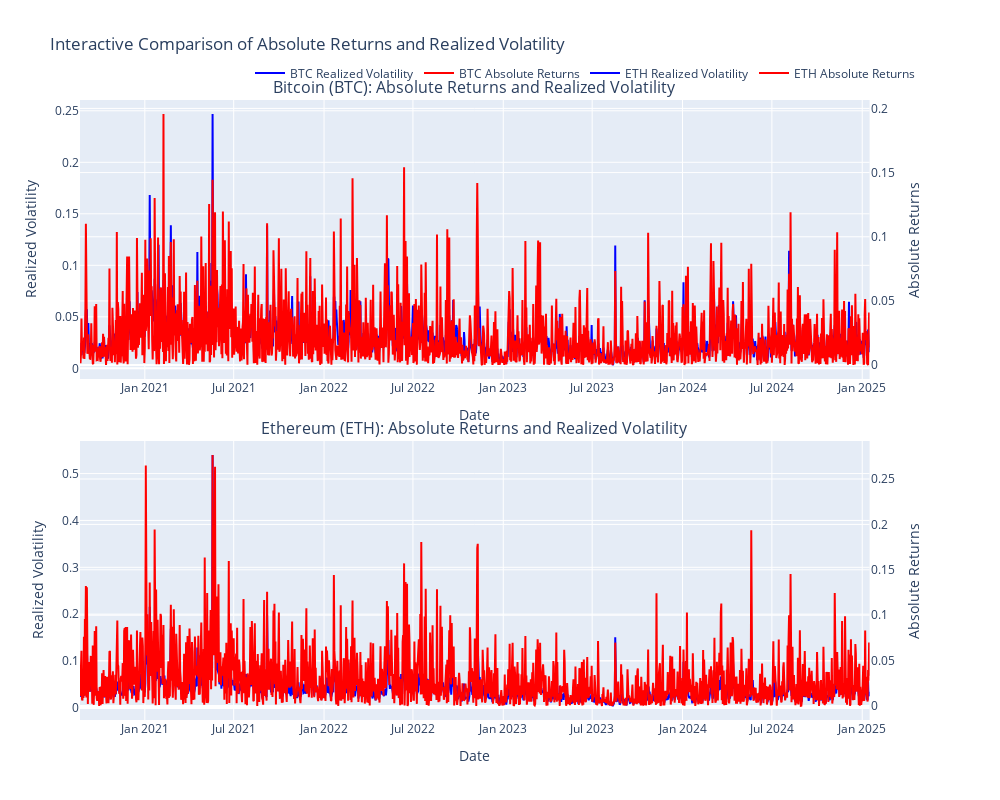

The code cell stored with this chart in its notebook:
### Code cell
# Calculate absolute returns
abs_returns = daily_returns_aligned.abs()

# Create an interactive plot with Plotly for absolute returns
fig = make_subplots(rows=2, cols=1, 
                    subplot_titles=("Bitcoin (BTC): Absolute Returns and Realized Volatility", 
                                   "Ethereum (ETH): Absolute Returns and Realized Volatility"),
                    vertical_spacing=0.1,
                    specs=[[{"secondary_y": True}], 
                           [{"secondary_y": True}]])

# Add traces for BTC
# Realized volatility on primary y-axis
fig.add_trace(
    go.Scatter(x=rv5_sqrt_aligned.index, y=rv5_sqrt_aligned['BTCUSDT'],
               name="BTC Realized Volatility", line=dict(color='blue')),
    row=1, col=1
)

# Absolute returns on secondary y-axis
fig.add_trace(
    go.Scatter(x=abs_returns.index, y=abs_returns['BTCUSDT'],
               name="BTC Absolute Returns", line=dict(color='red')),
    row=1, col=1, secondary_y=True
)

# Add traces for ETH
# Realized volatility on primary y-axis
fig.add_trace(
    go.Scatter(x=rv5_sqrt_aligned.index, y=rv5_sqrt_aligned['ETHUSDT'],
               name="ETH Realized Volatility", line=dict(color='blue')),
    row=2, col=1
)

# Absolute returns on secondary y-axis
fig.add_trace(
    go.Scatter(x=abs_returns.index, y=abs_returns['ETHUSDT'],
               name="ETH Absolute Returns", line=dict(color='red')),
    row=2, col=1, secondary_y=True
)

# Update x and y axis labels
fig.update_xaxes(title_text="Date", row=1, col=1)
fig.update_xaxes(title_text="Date", row=2, col=1)

fig.update_yaxes(title_text="Realized Volatility", row=1, col=1)
fig.update_yaxes(title_text="Absolute Returns", secondary_y=True, row=1, col=1)

fig.update_yaxes(title_text="Realized Volatility", row=2, col=1)
fig.update_yaxes(title_text="Absolute Returns", secondary_y=True, row=2, col=1)

# Update layout
fig.update_layout(
    height=800,
    width=1000,
    title_text="Interactive Comparison of Absolute Returns and Realized Volatility",
    legend=dict(
        orientation="h",
        yanchor="bottom",
        y=1.02,
        xanchor="right",
        x=1
    )
)

# Show the figure
fig.show()

### Figure 1 — Plotly figure (JSON) as saved in the notebook; plotly's stock layout.template omitted (floating-point values rounded to 4 significant figures; data arrays with more than 128 entries replaced by an {"elided": "..."} marker saying what was removed)
{"data": [{"line": {"color": "blue"}, "name": "BTC Realized Volatility", "type": "scatter", "x": {"elided": "1609 str values"}, "xaxis": "x", "y": {"elided": "1609 float values"}, "yaxis": "y"}, {"line": {"color": "red"}, "name": "BTC Absolute Returns", "type": "scatter", "x": {"elided": "1609 str values"}, "xaxis": "x", "y": {"elided": "1609 float values"}, "yaxis": "y2"}, {"line": {"color": "blue"}, "name": "ETH Realized Volatility", "type": "scatter", "x": {"elided": "1609 str values"}, "xaxis": "x2", "y": {"elided": "1609 float values"}, "yaxis": "y3"}, {"line": {"color": "red"}, "name": "ETH Absolute Returns", "type": "scatter", "x": {"elided": "1609 str values"}, "xaxis": "x2", "y": {"elided": "1609 float values"}, "yaxis": "y4"}], "layout": {"annotations": [{"font": {"size": 16}, "showarrow": false, "text": "Bitcoin (BTC): Absolute Returns and Realized Volatility", "x": 0.47, "xanchor": "center", "xref": "paper", "y": 1, "yanchor": "bottom", "yref": "paper"}, {"font": {"size": 16}, "showarrow": false, "text": "Ethereum (ETH): Absolute Returns and Realized Volatility", "x": 0.47, "xanchor": "center", "xref": "paper", "y": 0.45, "yanchor": "bottom", "yref": "paper"}], "height": 800, "legend": {"orientation": "h", "x": 1, "xanchor": "right", "y": 1.02, "yanchor": "bottom"}, "title": {"text": "Interactive Comparison of Absolute Returns and Realized Volatility"}, "width": 1000, "xaxis": {"anchor": "y", "domain": [0, 0.94], "title": {"text": "Date"}}, "xaxis2": {"anchor": "y3", "domain": [0, 0.94], "title": {"text": "Date"}}, "yaxis": {"anchor": "x", "domain": [0.55, 1], "title": {"text": "Realized Volatility"}}, "yaxis2": {"anchor": "x", "overlaying": "y", "side": "right", "title": {"text": "Absolute Returns"}}, "yaxis3": {"anchor": "x2", "domain": [0, 0.45], "title": {"text": "Realized Volatility"}}, "yaxis4": {"anchor": "x2", "overlaying": "y3", "side": "right", "title": {"text": "Absolute Returns"}}}}
